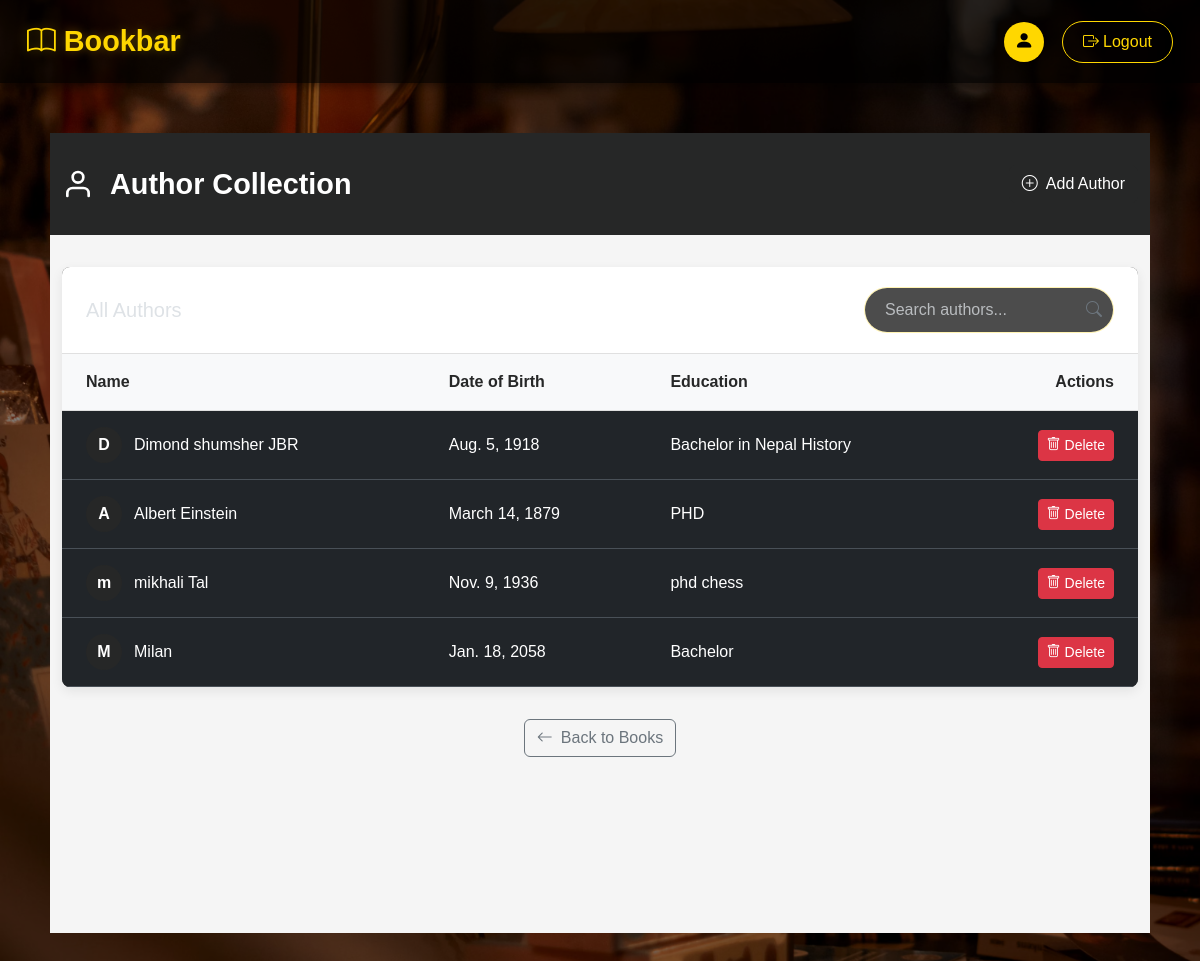
Page /product/author_list/ (signed in) on the committed database.
### product/models.py (models this page shows, shortened)
class Author(models.Model):
    Name= models.CharField(max_length=100)
    DOB= models.DateField(blank=True, null=True)
    Education= models.CharField(max_length=250)

### product/views.py (the view)
# urls.py: path('author_list/', views.author_list, name='author_list'),
@login_required
def author_list(request):
    authors= Author.objects.all()
    return render(request, 'author_list.html', {'authors':authors} )

### product/templates/author_list.html (shortened to what this page needs)
{% extends 'base.html' %}
{% block content %}
<div class="author-list-container">
    <div class="header-section">
        <div class="container">
            <div class="d-flex justify-content-between align-items-center flex-wrap">
                <div class="header-title">
                    <div class="brand-logo">
                    </div>
                    <h1>Author Collection</h1>
                </div>
                <div class="action-buttons">
                    <a href="{% url 'create_author' %}" class="btn custom-btn-dark">
                        <i class="bi bi-plus-circle me-2"></i>Add Author
                    </a>
                </div>
            </div>
        </div>
    </div>
    <div class="container main-content">
        <div class="card author-card">
            <div class="card-header d-flex justify-content-between align-items-center">
                <h5 class="mb-0">All Authors</h5>
                <div class="search-box">
                    <input type="text" id="authorSearch" class="form-control" placeholder="Search authors...">
                    <i class="bi bi-search search-icon"></i>
                </div>
            </div>
            <div class="card-body p-0">
                <div class="table-responsive">
                    <table class="table custom-table">
                        <thead>
                            <tr>
                                <th>Name</th>
                                <th>Date of Birth</th>
                                <th>Education</th>
                                <th class="text-end">Actions</th>
                            </tr>
                        </thead>
                        <tbody>
                            {% for author in authors %}
                            <tr class="author-row" data-name="{{ author.Name|lower }}">
                                <td>
                                    <div class="author-name">
                                        <div class="author-avatar">
                                            <span>{{ author.Name|slice:":1" }}</span>
                                        </div>
                                        <span>{{ author.Name }}</span>
                                    </div>
                                </td>
                                <td>{{ author.DOB }}</td>
                                <td>{{ author.Education }}</td>
                                <td class="text-end">
                                    <div class="action-buttons">
                                        <a href="{% url 'delete_author' author.id %}" class="btn btn-danger btn-sm delete-btn" >
                                            <i class="bi bi-trash me-1"></i>Delete
                                        </a>
                                    </div>
                                </td>
                            </tr>
                            {% endfor %}
                        </tbody>
                    </table>
                </div>
            </div>
        </div>
        <div class="back-section mt-4">
            <a href="{% url 'book_list' %}" class="btn btn-outline-secondary">
                <i class="bi bi-arrow-left me-2"></i>Back to Books
            </a>
        </div>
    </div>
</div>
{% endblock %}

### product/templates/author_list.html (style rules this page uses)
:root { --custom-dark: #262727; --custom-dark-hover: #3a3b3b; --custom-dark-focus: rgba(38, 39, 39, 0.25); --border-color: #e0e0e0; --text-muted: #6c757d; --light-bg: #f8f9fa; --card-shadow: 0 4px 12px rgba(0,0,0,0.08); --error-color: #dc3545; --success-color: #198754; }
.author-list-container { min-height: 100vh; background-color: #f5f5f5; }
.header-section { background-color: var(--custom-dark); color: white; padding: 2rem 0; margin-bottom: 2rem; }
.header-title { display: flex; align-items: center; }
.brand-logo { margin-right: 1rem; color: white; }
.header-title h1 { margin: 0; font-weight: 600; font-size: 1.8rem; }
.main-content { padding-bottom: 3rem; }
.author-card { border: none; border-radius: 8px; box-shadow: var(--card-shadow); overflow: hidden; margin-bottom: 2rem; }
.card-header { background-color: white; border-bottom: 1px solid var(--border-color); padding: 1.25rem 1.5rem; }
.search-box { position: relative; width: 250px; }
.search-icon { position: absolute; right: 12px; top: 50%; transform: translateY(-50%); color: var(--text-muted); }
.custom-table { margin-bottom: 0; }
.custom-table thead th { background-color: var(--light-bg); color: var(--custom-dark); font-weight: 600; border-bottom: none; padding: 1rem 1.5rem; }
.custom-table tbody td { padding: 1rem 1.5rem; vertical-align: middle; border-top: 1px solid var(--border-color); }
.author-name { display: flex; align-items: center; }
.author-avatar { width: 36px; height: 36px; border-radius: 50%; background-color: var(--custom-dark); color: white; display: flex; align-items: center; justify-content: center; font-weight: 600; margin-right: 0.75rem; }
.action-buttons { display: flex; gap: 0.5rem; justify-content: flex-end; }
.delete-btn { transition: all 0.2s ease; }
.custom-btn-dark { background-color: var(--custom-dark); border-color: var(--custom-dark); color: white; transition: all 0.3s ease; }
.back-section { display: flex; justify-content: center; }

### rows in the picture
Author: Name "D", Name "Dimond shumsher JBR", DOB "Aug. 5, 1918", Education "Bachelor in Nepal History"
Author: Name "A", Name "Albert Einstein", DOB "March 14, 1879", Education "PHD"
Author: Name "m", Name "mikhali Tal", DOB "Nov. 9, 1936", Education "phd chess"
Author: Name "M", Name "Milan", DOB "Jan. 18, 2058", Education "Bachelor"
